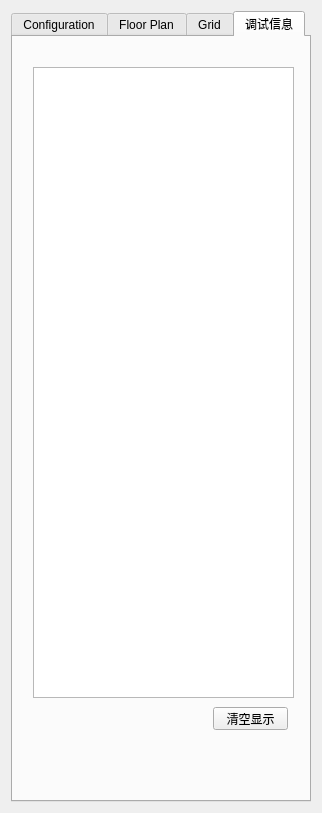
<?xml version="1.0" encoding="UTF-8"?>
<ui version="4.0">
 <class>ViewSettingsWidget</class>
 <widget class="QWidget" name="ViewSettingsWidget">
  <property name="geometry">
   <rect>
    <x>0</x>
    <y>0</y>
    <width>322</width>
    <height>813</height>
   </rect>
  </property>
  <property name="windowTitle">
   <string>Form</string>
  </property>
  <layout class="QVBoxLayout" name="verticalLayout">
   <item>
    <widget class="QTabWidget" name="tabWidget">
     <property name="minimumSize">
      <size>
       <width>300</width>
       <height>300</height>
      </size>
     </property>
     <property name="accessibleName">
      <string/>
     </property>
     <property name="currentIndex">
      <number>3</number>
     </property>
     <widget class="QWidget" name="config_tab">
      <attribute name="title">
       <string>Configuration</string>
      </attribute>
      <widget class="QCheckBox" name="showTagHistory">
       <property name="geometry">
        <rect>
         <x>20</x>
         <y>400</y>
         <width>121</width>
         <height>17</height>
        </rect>
       </property>
       <property name="text">
        <string>Show Tag History</string>
       </property>
      </widget>
      <widget class="QCheckBox" name="showGeoFencingMode">
       <property name="geometry">
        <rect>
         <x>20</x>
         <y>50</y>
         <width>109</width>
         <height>17</height>
        </rect>
       </property>
       <property name="text">
        <string>Geo-Fencing Mode</string>
       </property>
      </widget>
      <widget class="QDoubleSpinBox" name="zone1">
       <property name="geometry">
        <rect>
         <x>100</x>
         <y>90</y>
         <width>62</width>
         <height>22</height>
        </rect>
       </property>
       <property name="maximum">
        <double>300.000000000000000</double>
       </property>
       <property name="value">
        <double>2.000000000000000</double>
       </property>
      </widget>
      <widget class="QDoubleSpinBox" name="zone2">
       <property name="geometry">
        <rect>
         <x>100</x>
         <y>130</y>
         <width>62</width>
         <height>22</height>
        </rect>
       </property>
       <property name="maximum">
        <double>300.000000000000000</double>
       </property>
       <property name="value">
        <double>4.000000000000000</double>
       </property>
      </widget>
      <widget class="QLabel" name="label_z1">
       <property name="geometry">
        <rect>
         <x>30</x>
         <y>90</y>
         <width>61</width>
         <height>20</height>
        </rect>
       </property>
       <property name="text">
        <string>Zone 1 (m)</string>
       </property>
      </widget>
      <widget class="QLabel" name="label_z2">
       <property name="geometry">
        <rect>
         <x>30</x>
         <y>130</y>
         <width>61</width>
         <height>20</height>
        </rect>
       </property>
       <property name="text">
        <string>Zone 2 (m)</string>
       </property>
      </widget>
      <widget class="QRadioButton" name="inAlarm">
       <property name="geometry">
        <rect>
         <x>130</x>
         <y>170</y>
         <width>91</width>
         <height>17</height>
        </rect>
       </property>
       <property name="text">
        <string>Alarm Inside</string>
       </property>
       <property name="checked">
        <bool>true</bool>
       </property>
      </widget>
      <widget class="QRadioButton" name="outAlarm">
       <property name="geometry">
        <rect>
         <x>20</x>
         <y>170</y>
         <width>91</width>
         <height>17</height>
        </rect>
       </property>
       <property name="text">
        <string>Alarm Outside</string>
       </property>
      </widget>
      <widget class="QSpinBox" name="tagHistoryN">
       <property name="geometry">
        <rect>
         <x>140</x>
         <y>400</y>
         <width>51</width>
         <height>22</height>
        </rect>
       </property>
       <property name="minimum">
        <number>1</number>
       </property>
       <property name="maximum">
        <number>128</number>
       </property>
       <property name="value">
        <number>20</number>
       </property>
      </widget>
      <widget class="QCheckBox" name="showTagTable">
       <property name="geometry">
        <rect>
         <x>20</x>
         <y>490</y>
         <width>109</width>
         <height>17</height>
        </rect>
       </property>
       <property name="text">
        <string>Show Tag Table</string>
       </property>
       <property name="checked">
        <bool>true</bool>
       </property>
      </widget>
      <widget class="QCheckBox" name="showAnchorTable">
       <property name="geometry">
        <rect>
         <x>20</x>
         <y>520</y>
         <width>109</width>
         <height>17</height>
        </rect>
       </property>
       <property name="text">
        <string>Show Anchor Table</string>
       </property>
       <property name="checked">
        <bool>true</bool>
       </property>
      </widget>
      <widget class="QCheckBox" name="showAnchorTagCorrectionTable">
       <property name="enabled">
        <bool>true</bool>
       </property>
       <property name="geometry">
        <rect>
         <x>20</x>
         <y>550</y>
         <width>191</width>
         <height>17</height>
        </rect>
       </property>
       <property name="text">
        <string>Show Anchor-Tag Correction Table</string>
       </property>
       <property name="checked">
        <bool>false</bool>
       </property>
      </widget>
      <widget class="QCheckBox" name="showNavigationMode">
       <property name="geometry">
        <rect>
         <x>20</x>
         <y>20</y>
         <width>151</width>
         <height>17</height>
        </rect>
       </property>
       <property name="text">
        <string>Tracking/Navigation Mode</string>
       </property>
       <property name="checked">
        <bool>true</bool>
       </property>
      </widget>
      <widget class="QComboBox" name="filtering">
       <property name="geometry">
        <rect>
         <x>120</x>
         <y>260</y>
         <width>111</width>
         <height>22</height>
        </rect>
       </property>
      </widget>
      <widget class="QLabel" name="label_z1_2">
       <property name="geometry">
        <rect>
         <x>20</x>
         <y>260</y>
         <width>81</width>
         <height>20</height>
        </rect>
       </property>
       <property name="text">
        <string>Filtering options:</string>
       </property>
      </widget>
      <widget class="QCheckBox" name="useAutoPos">
       <property name="enabled">
        <bool>true</bool>
       </property>
       <property name="geometry">
        <rect>
         <x>20</x>
         <y>210</y>
         <width>161</width>
         <height>17</height>
        </rect>
       </property>
       <property name="text">
        <string>Use Auto - Positioning</string>
       </property>
       <property name="checked">
        <bool>false</bool>
       </property>
      </widget>
      <widget class="QLabel" name="label_logingstatus">
       <property name="geometry">
        <rect>
         <x>20</x>
         <y>300</y>
         <width>91</width>
         <height>20</height>
        </rect>
       </property>
       <property name="text">
        <string>Logging:</string>
       </property>
      </widget>
      <widget class="QPushButton" name="logging_pb">
       <property name="geometry">
        <rect>
         <x>120</x>
         <y>300</y>
         <width>111</width>
         <height>23</height>
        </rect>
       </property>
       <property name="text">
        <string>Start</string>
       </property>
      </widget>
      <widget class="QLabel" name="label_logingstatus_2">
       <property name="geometry">
        <rect>
         <x>20</x>
         <y>400</y>
         <width>51</width>
         <height>20</height>
        </rect>
       </property>
       <property name="text">
        <string/>
       </property>
      </widget>
      <widget class="QLabel" name="label_logfile">
       <property name="geometry">
        <rect>
         <x>20</x>
         <y>330</y>
         <width>211</width>
         <height>20</height>
        </rect>
       </property>
       <property name="text">
        <string>Log filename</string>
       </property>
      </widget>
      <widget class="QLabel" name="label_logingstatus_3">
       <property name="geometry">
        <rect>
         <x>20</x>
         <y>240</y>
         <width>51</width>
         <height>20</height>
        </rect>
       </property>
       <property name="text">
        <string/>
       </property>
      </widget>
      <widget class="QCheckBox" name="klmanfilterBox">
       <property name="geometry">
        <rect>
         <x>20</x>
         <y>370</y>
         <width>101</width>
         <height>16</height>
        </rect>
       </property>
       <property name="text">
        <string>klman filter</string>
       </property>
      </widget>
      <widget class="QLabel" name="label_13">
       <property name="geometry">
        <rect>
         <x>20</x>
         <y>441</y>
         <width>54</width>
         <height>21</height>
        </rect>
       </property>
       <property name="text">
        <string>Demension</string>
       </property>
      </widget>
      <widget class="QComboBox" name="vecBox">
       <property name="geometry">
        <rect>
         <x>110</x>
         <y>440</y>
         <width>69</width>
         <height>22</height>
        </rect>
       </property>
       <item>
        <property name="text">
         <string>Vec1</string>
        </property>
       </item>
       <item>
        <property name="text">
         <string>Vec3</string>
        </property>
       </item>
      </widget>
      <widget class="QPushButton" name="cleanHisBtn">
       <property name="geometry">
        <rect>
         <x>210</x>
         <y>400</y>
         <width>51</width>
         <height>23</height>
        </rect>
       </property>
       <property name="text">
        <string>Clean</string>
       </property>
      </widget>
      <widget class="QLineEdit" name="udpPortEdit">
       <property name="geometry">
        <rect>
         <x>70</x>
         <y>590</y>
         <width>61</width>
         <height>21</height>
        </rect>
       </property>
       <property name="text">
        <string>52000</string>
       </property>
      </widget>
      <widget class="QLabel" name="label_14">
       <property name="geometry">
        <rect>
         <x>20</x>
         <y>590</y>
         <width>41</width>
         <height>21</height>
        </rect>
       </property>
       <property name="text">
        <string>端口：</string>
       </property>
      </widget>
      <widget class="QPushButton" name="changeUdpBtn">
       <property name="geometry">
        <rect>
         <x>140</x>
         <y>590</y>
         <width>51</width>
         <height>23</height>
        </rect>
       </property>
       <property name="text">
        <string>更改</string>
       </property>
      </widget>
     </widget>
     <widget class="QWidget" name="floorplan_tab">
      <attribute name="title">
       <string>Floor Plan</string>
      </attribute>
      <layout class="QGridLayout" name="gridLayout_2">
       <item row="3" column="2">
        <widget class="QLabel" name="label_11">
         <property name="text">
          <string>pixels</string>
         </property>
        </widget>
       </item>
       <item row="4" column="1">
        <widget class="QDoubleSpinBox" name="floorplanXScale_sb">
         <property name="maximum">
          <double>1000.000000000000000</double>
         </property>
        </widget>
       </item>
       <item row="5" column="2">
        <widget class="QLabel" name="label_9">
         <property name="text">
          <string>pixesl/m</string>
         </property>
        </widget>
       </item>
       <item row="2" column="0">
        <widget class="QLabel" name="label_3">
         <property name="text">
          <string>X Offset</string>
         </property>
        </widget>
       </item>
       <item row="2" column="1">
        <widget class="QSpinBox" name="floorplanXOff_sb">
         <property name="sizePolicy">
          <sizepolicy hsizetype="Minimum" vsizetype="Fixed">
           <horstretch>0</horstretch>
           <verstretch>0</verstretch>
          </sizepolicy>
         </property>
         <property name="minimum">
          <number>-65536</number>
         </property>
         <property name="maximum">
          <number>65535</number>
         </property>
        </widget>
       </item>
       <item row="0" column="0" colspan="2">
        <widget class="QLabel" name="floorplanPath_lb">
         <property name="text">
          <string>No Floor Plan</string>
         </property>
        </widget>
       </item>
       <item row="7" column="1">
        <widget class="QCheckBox" name="floorplanFlipY_cb">
         <property name="text">
          <string/>
         </property>
        </widget>
       </item>
       <item row="9" column="0">
        <spacer name="verticalSpacer">
         <property name="orientation">
          <enum>Qt::Vertical</enum>
         </property>
         <property name="sizeHint" stdset="0">
          <size>
           <width>20</width>
           <height>40</height>
          </size>
         </property>
        </spacer>
       </item>
       <item row="2" column="2">
        <widget class="QLabel" name="label_12">
         <property name="text">
          <string>pixels</string>
         </property>
        </widget>
       </item>
       <item row="5" column="1">
        <widget class="QDoubleSpinBox" name="floorplanYScale_sb">
         <property name="maximum">
          <double>1000.000000000000000</double>
         </property>
        </widget>
       </item>
       <item row="4" column="2">
        <widget class="QLabel" name="label_10">
         <property name="text">
          <string>pixels/m</string>
         </property>
        </widget>
       </item>
       <item row="3" column="1">
        <widget class="QSpinBox" name="floorplanYOff_sb">
         <property name="minimum">
          <number>-65536</number>
         </property>
         <property name="maximum">
          <number>65536</number>
         </property>
        </widget>
       </item>
       <item row="4" column="0">
        <widget class="QLabel" name="label_6">
         <property name="text">
          <string>X Scale</string>
         </property>
        </widget>
       </item>
       <item row="6" column="0">
        <widget class="QLabel" name="label_7">
         <property name="text">
          <string>Flip X</string>
         </property>
        </widget>
       </item>
       <item row="3" column="0">
        <widget class="QLabel" name="label_4">
         <property name="text">
          <string>Y Offset</string>
         </property>
        </widget>
       </item>
       <item row="6" column="1">
        <widget class="QCheckBox" name="floorplanFlipX_cb">
         <property name="text">
          <string/>
         </property>
        </widget>
       </item>
       <item row="5" column="0">
        <widget class="QLabel" name="label_5">
         <property name="text">
          <string>Y Scale</string>
         </property>
        </widget>
       </item>
       <item row="7" column="0">
        <widget class="QLabel" name="label_8">
         <property name="text">
          <string>Flip Y</string>
         </property>
        </widget>
       </item>
       <item row="8" column="0" colspan="2">
        <layout class="QGridLayout" name="gridLayout">
         <property name="horizontalSpacing">
          <number>6</number>
         </property>
         <item row="0" column="0">
          <widget class="QCheckBox" name="showOrigin">
           <property name="text">
            <string>Show Origin</string>
           </property>
          </widget>
         </item>
         <item row="1" column="2">
          <widget class="QPushButton" name="scaleY_pb">
           <property name="text">
            <string>Y Scale</string>
           </property>
          </widget>
         </item>
         <item row="1" column="0">
          <widget class="QPushButton" name="scaleX_pb">
           <property name="text">
            <string>X Scale</string>
           </property>
          </widget>
         </item>
         <item row="0" column="2">
          <widget class="QPushButton" name="origin_pb">
           <property name="text">
            <string>Set Origin</string>
           </property>
          </widget>
         </item>
        </layout>
       </item>
       <item row="1" column="0">
        <widget class="QPushButton" name="floorplanOpen_pb">
         <property name="sizePolicy">
          <sizepolicy hsizetype="Minimum" vsizetype="Fixed">
           <horstretch>0</horstretch>
           <verstretch>0</verstretch>
          </sizepolicy>
         </property>
         <property name="minimumSize">
          <size>
           <width>0</width>
           <height>0</height>
          </size>
         </property>
         <property name="text">
          <string>Open</string>
         </property>
        </widget>
       </item>
       <item row="1" column="1" alignment="Qt::AlignHCenter">
        <widget class="QCheckBox" name="saveFP">
         <property name="text">
          <string>Save Settings</string>
         </property>
        </widget>
       </item>
      </layout>
     </widget>
     <widget class="QWidget" name="grid_tab">
      <attribute name="title">
       <string>Grid</string>
      </attribute>
      <widget class="QWidget" name="layoutWidget">
       <property name="geometry">
        <rect>
         <x>9</x>
         <y>21</y>
         <width>143</width>
         <height>111</height>
        </rect>
       </property>
       <layout class="QGridLayout" name="gridLayout_3">
        <item row="0" column="0">
         <widget class="QLabel" name="label">
          <property name="minimumSize">
           <size>
            <width>45</width>
            <height>0</height>
           </size>
          </property>
          <property name="text">
           <string>Width (m)</string>
          </property>
         </widget>
        </item>
        <item row="0" column="1">
         <widget class="QDoubleSpinBox" name="gridWidth_sb">
          <property name="decimals">
           <number>2</number>
          </property>
          <property name="singleStep">
           <double>0.100000000000000</double>
          </property>
          <property name="value">
           <double>0.500000000000000</double>
          </property>
         </widget>
        </item>
        <item row="1" column="0">
         <widget class="QLabel" name="label_2">
          <property name="minimumSize">
           <size>
            <width>45</width>
            <height>0</height>
           </size>
          </property>
          <property name="text">
           <string>Height (m)</string>
          </property>
         </widget>
        </item>
        <item row="1" column="1">
         <widget class="QDoubleSpinBox" name="gridHeight_sb">
          <property name="singleStep">
           <double>0.100000000000000</double>
          </property>
          <property name="value">
           <double>0.500000000000000</double>
          </property>
         </widget>
        </item>
        <item row="2" column="0">
         <widget class="QCheckBox" name="gridShow">
          <property name="text">
           <string>Show Grid</string>
          </property>
         </widget>
        </item>
       </layout>
      </widget>
     </widget>
     <widget class="QWidget" name="tab">
      <attribute name="title">
       <string>调试信息</string>
      </attribute>
      <widget class="QTextBrowser" name="tcpDebugBrow">
       <property name="geometry">
        <rect>
         <x>20</x>
         <y>30</y>
         <width>261</width>
         <height>631</height>
        </rect>
       </property>
      </widget>
      <widget class="QPushButton" name="clearDebugBtn">
       <property name="geometry">
        <rect>
         <x>200</x>
         <y>670</y>
         <width>75</width>
         <height>23</height>
        </rect>
       </property>
       <property name="text">
        <string>清空显示</string>
       </property>
      </widget>
     </widget>
    </widget>
   </item>
  </layout>
 </widget>
 <tabstops>
  <tabstop>gridWidth_sb</tabstop>
  <tabstop>gridHeight_sb</tabstop>
  <tabstop>floorplanOpen_pb</tabstop>
  <tabstop>floorplanXOff_sb</tabstop>
  <tabstop>floorplanYOff_sb</tabstop>
  <tabstop>floorplanXScale_sb</tabstop>
  <tabstop>floorplanYScale_sb</tabstop>
  <tabstop>floorplanFlipX_cb</tabstop>
  <tabstop>floorplanFlipY_cb</tabstop>
 </tabstops>
 <resources/>
 <connections/>
</ui>
